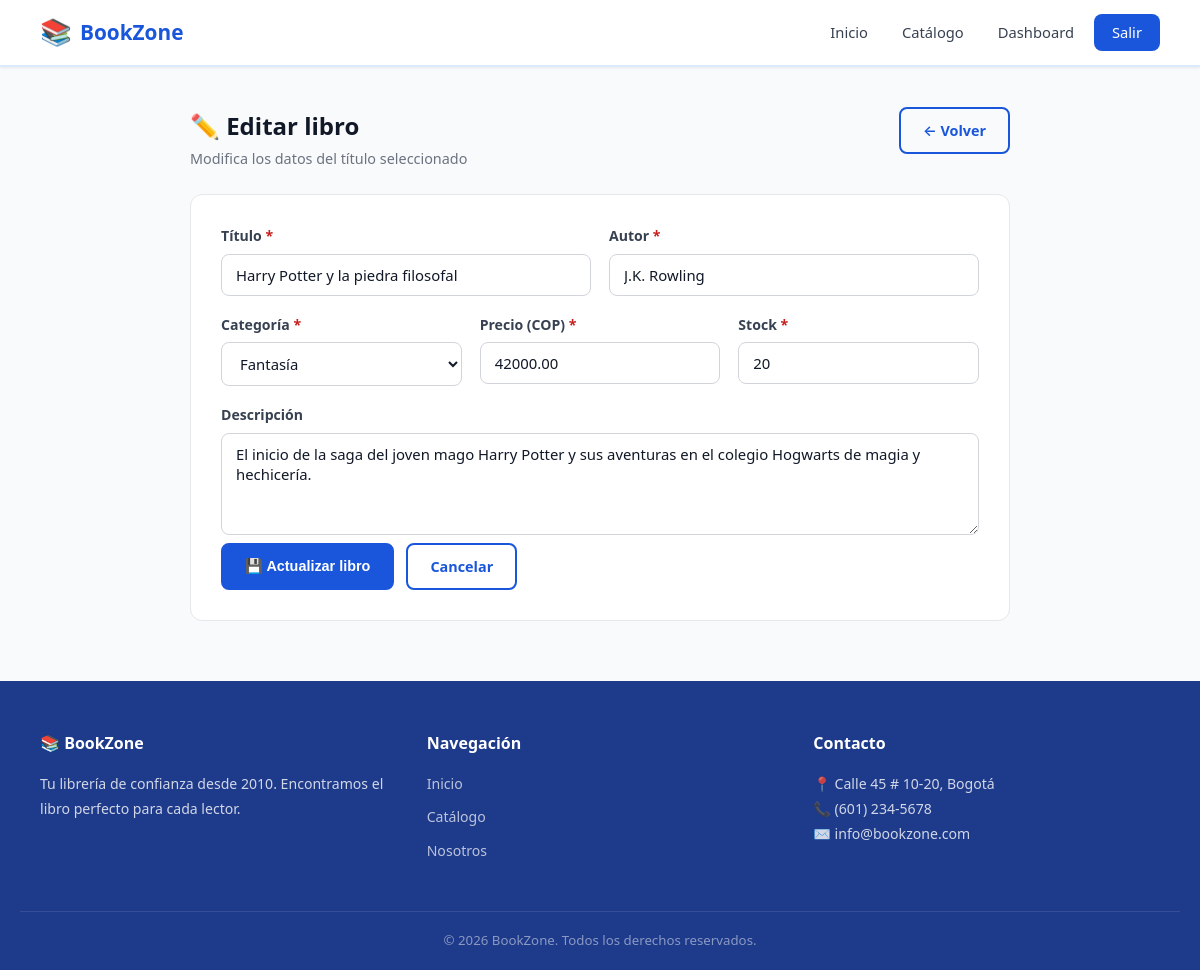
Page /public/?ruta=libros/editar&id=3 (signed in) on the committed database.
### tables this page shows
CREATE TABLE IF NOT EXISTS libros (
    id INT AUTO_INCREMENT PRIMARY KEY,
    titulo VARCHAR(200) NOT NULL,
    autor VARCHAR(150) NOT NULL,
    categoria VARCHAR(100) NOT NULL,
    precio DECIMAL(10,2) NOT NULL DEFAULT 0.00,
    stock INT NOT NULL DEFAULT 0,
    descripcion TEXT,
    fecha_creacion DATETIME DEFAULT CURRENT_TIMESTAMP
);

### app/controllers/LibroController.php (called while the page is built, shortened)
<?php
require_once __DIR__ . '/../models/Libro.php';
class LibroController {
    public function editar(): void {
        $id    = (int)($_GET['id'] ?? 0);
        $libro = Libro::getById($id);
        require_once __DIR__ . '/../views/libros/editar.php';
    }
}

### public/index.php (called while the page is built, shortened)
<?php
require_once BASE_PATH . '/router.php';

### app/models/Libro.php (called while the page is built, shortened)
<?php
class Libro {
    public static function getById(int $id): array|false {
        $pdo = getConnection();
        $stmt = $pdo->prepare('SELECT * FROM libros WHERE id = ?');
        $stmt->execute([$id]);
        return $stmt->fetch();
    }
}

### app/views/libros/editar.php (the view, shortened to what this page needs)
<?php
require_once __DIR__ . '/../layout.php';
?>
<section class="dashboard-section">
    <div class="container form-container">
        <div class="page-heading">
            <div>
                <h1>✏️ Editar libro</h1>
                <p>Modifica los datos del título seleccionado</p>
            </div>
            <a href="/bookzone/public/?ruta=libros" class="btn btn-outline">← Volver</a>
        </div>
        <form action="/bookzone/public/?ruta=libros/editar" method="POST" class="data-form">
            <div class="form-row">
                <div class="form-group">
                    <label for="titulo">Título <span class="required">*</span></label>
                    <input type="text" id="titulo" name="titulo" required maxlength="200"
                           value="<?= htmlspecialchars($libro['titulo']) ?>">
                </div>
                <div class="form-group">
                    <label for="autor">Autor <span class="required">*</span></label>
                    <input type="text" id="autor" name="autor" required maxlength="150"
                           value="<?= htmlspecialchars($libro['autor']) ?>">
                </div>
            </div>
            <div class="form-row">
                <div class="form-group">
                    <label for="categoria">Categoría <span class="required">*</span></label>
                    <select id="categoria" name="categoria" required>
                        <?php
                        $cats = ['Literatura','Fantasía','Ciencia Ficción','Historia','Autoayuda','Misterio','Infantil','Clásicos','Otros'];
                        foreach ($cats as $c):
                        ?>
                        <option value="<?= $c ?>" <?= $libro['categoria'] === $c ? 'selected' : '' ?>><?= $c ?></option>
                        <?php endforeach; ?>
                    </select>
                </div>
                <div class="form-group">
                    <label for="precio">Precio (COP) <span class="required">*</span></label>
                    <input type="number" id="precio" name="precio" required min="0" step="500"
                           value="<?= htmlspecialchars($libro['precio']) ?>">
                </div>
                <div class="form-group">
                    <label for="stock">Stock <span class="required">*</span></label>
                    <input type="number" id="stock" name="stock" required min="0"
                           value="<?= htmlspecialchars($libro['stock']) ?>">
                </div>
            </div>
            <div class="form-group">
                <label for="descripcion">Descripción</label>
                <textarea id="descripcion" name="descripcion" rows="4"><?= htmlspecialchars($libro['descripcion'] ?? '') ?></textarea>
            </div>
            <div class="form-actions">
                <button type="submit" class="btn btn-primary">💾 Actualizar libro</button>
                <a href="/bookzone/public/?ruta=libros" class="btn btn-outline">Cancelar</a>
            </div>
        </form>
    </div>
</section>
<?php require_once __DIR__ . '/../layout_footer.php'; ?>

### public/css/style.css (style rules this page uses)
*, *::before, *::after { box-sizing: border-box; margin: 0; padding: 0; }
:root { --blue-900: #1e3a8a; --blue-800: #1e40af; --blue-700: #1d4ed8; --blue-600: #2563eb; --blue-500: #3b82f6; --blue-400: #60a5fa; --blue-100: #dbeafe; --blue-50: #eff6ff; --primary: #1a56db; --primary-dark: #1e3a8a; --primary-light: #dbeafe; --white: #ffffff; --gray-50: #f9fafb; --gray-100: #f3f4f6; --gray-200: #e5e7eb; --gray-300: #d1d5db; --gray-500: #6b7280; --gray-700: #374151; --gray-900: #111827; --success: #057a55; --success-bg: #def7ec; --danger: #c81e1e; --danger-bg:#fde8e8; --warning-bg:#fef3c7; --radius: 8px; --radius-lg: 12px; --shadow-sm: 0 1px 3px rgba(0,0,0,.08); --shadow: 0 4px 12px rgba(0,0,0,.1); --shadow-lg: 0 10px 30px rgba(0,0,0,.12); --font: 'Segoe UI', system-ui, -apple-system, sans-serif; --transition: .2s ease; --container: 1160px; }
html { scroll-behavior: smooth; }
body { font-family: var(--font); font-size: 16px; line-height: 1.6; color: var(--gray-700); background: var(--gray-50); min-height: 100vh; display: flex; flex-direction: column; }
a { color: var(--primary); text-decoration: none; transition: color var(--transition); }
.container { width: 100%; max-width: var(--container); margin: 0 auto; padding: 0 20px; }
.btn { display: inline-flex; align-items: center; gap: 6px; padding: 10px 22px; border-radius: var(--radius); font-size: .9rem; font-weight: 600; cursor: pointer; border: 2px solid transparent; transition: all var(--transition); white-space: nowrap; }
.btn-primary { background: var(--primary); color: var(--white); border-color: var(--primary); }
.btn-outline { background: transparent; color: var(--primary); border-color: var(--primary); }
.form-group { display: flex; flex-direction: column; gap: 6px; flex: 1 1 200px; }
.form-group label { font-size: .88rem; font-weight: 600; color: var(--gray-700); }
.form-group input, .form-group select, .form-group textarea { padding: 10px 14px; border: 1.5px solid var(--gray-300); border-radius: var(--radius); font-size: .93rem; font-family: var(--font); color: var(--gray-900); background: var(--white); transition: border-color var(--transition), box-shadow var(--transition); width: 100%; }
.required { color: var(--danger); }
.form-row { display: flex; gap: 18px; flex-wrap: wrap; margin-bottom: 18px; }
.data-form { background: var(--white); padding: 30px; border-radius: var(--radius-lg); border: 1px solid var(--gray-200); }
.form-container { max-width: 860px; }
.form-actions { display: flex; gap: 12px; margin-top: 8px; flex-wrap: wrap; }
.dashboard-section { padding: 40px 0 60px; }
.page-heading { display: flex; justify-content: space-between; align-items: flex-start; flex-wrap: wrap; gap: 12px; margin-bottom: 24px; }
.page-heading h1 { font-size: 1.5rem; color: var(--gray-900); }
.page-heading p { color: var(--gray-500); margin-top: 2px; font-size: .9rem; }

### rows in the picture
libros: titulo "Harry Potter y la piedra filosofal", autor "J.K. Rowling", categoria "Fantasía", precio "42000.00", stock "20", descripcion "El inicio de la saga del joven mago Harry Potter y sus aventuras en el colegio Hogwarts de magia y hechicería."
